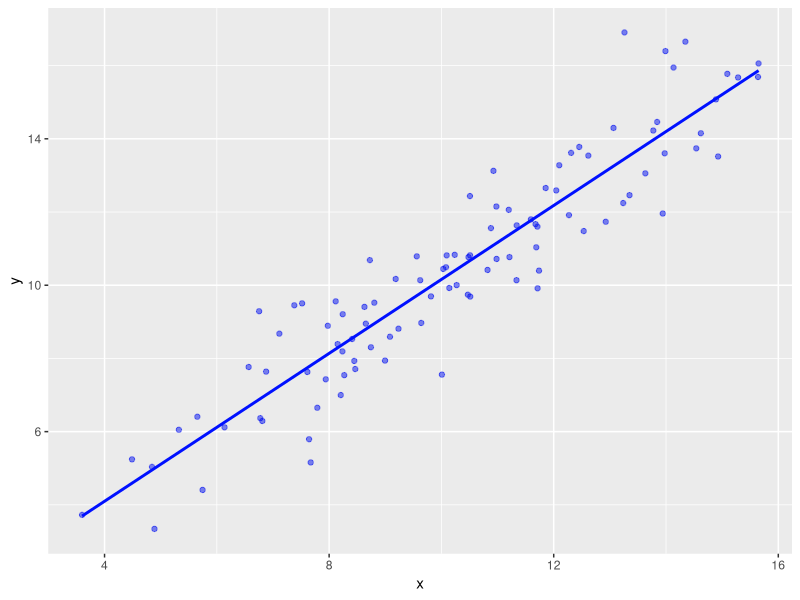

Reproduce this figure in R.
## ---- chunk 1
library(ggplot2)
x <- rnorm(100,10,3)
y <- x + rnorm(100,0,1)
data.frame(x,y) |> 
  ggplot(aes(x,y)) +
  geom_point(col = "#000ff0", alpha = .5) +
  geom_smooth(method = "lm",formula = "y ~ x",se = F, col = "#0010ff", alpha = .7)
